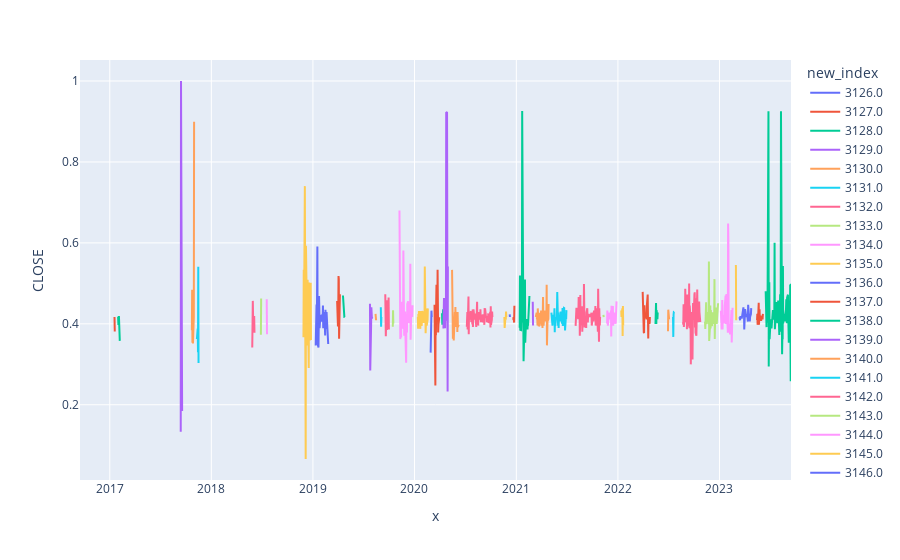

The code cell stored with this chart in its notebook:
### Code cell
token = np.random.choice(n_df["SECID"].unique())
px.line(n_df[n_df["SECID"]==token], x=n_df[n_df["SECID"]==token].index, y="CLOSE", color="new_index")
